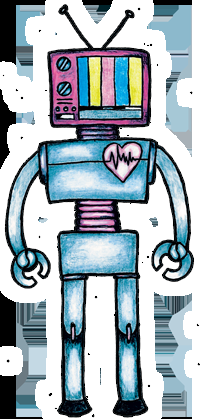
#> input picture PyLearn7-Assignment27/2) tv noise/pics/image1.png, 200 x 419 px, found by its file name
$ python noise_1.py
#> lines starting #> are read from the running program, lines starting #| are printed output that depends on the picture; after the words box and inside, x2 and y2 are one past the last pixel; in counts of white or black regions, pixels touching at a corner belong together
import cv2
import numpy as np
import imageio


image = cv2.imread("pics\image1.png")
#> image is the input picture: shape (419, 200, 3); mean B, G, R 184, 176.2, 162.6
image = cv2.cvtColor(image, cv2.COLOR_BGR2GRAY)
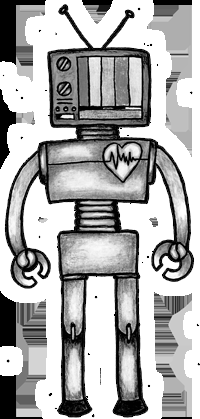
#> image: shape (419, 200); min 0, max 255, mean 173

rows = image.shape[0]
#> rows = 419
cols = image.shape[1]
#> cols = 200

writer = cv2.VideoWriter("output_video1.mp4", cv2.VideoWriter_fourcc(*'XVID'), 30, (cols, rows))

frames = []
while True:
    noise_image = np.random.random((61, 61)) * 255
    noise_image = np.array(noise_image, dtype=np.uint8)

    image[57:118, 80:141] = noise_image
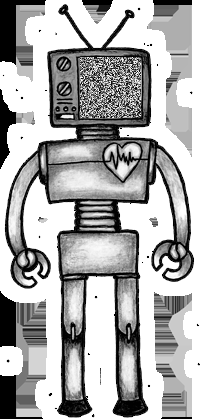
#> image: shape (419, 200); 4.42% of pixels changed, all inside (x1, y1, x2, y2) = (80, 57, 141, 118)

    new_image = cv2.cvtColor(image, cv2.COLOR_GRAY2BGR)
    frames.append(new_image)

    writer.write(new_image)
    cv2.imshow("noise", new_image)
    if cv2.waitKey(25) & 0xFF == ord('q'):
#> (key q is pressed here)
        break

imageio.mimsave ("output_gif1.gif", frames)
writer.release()
